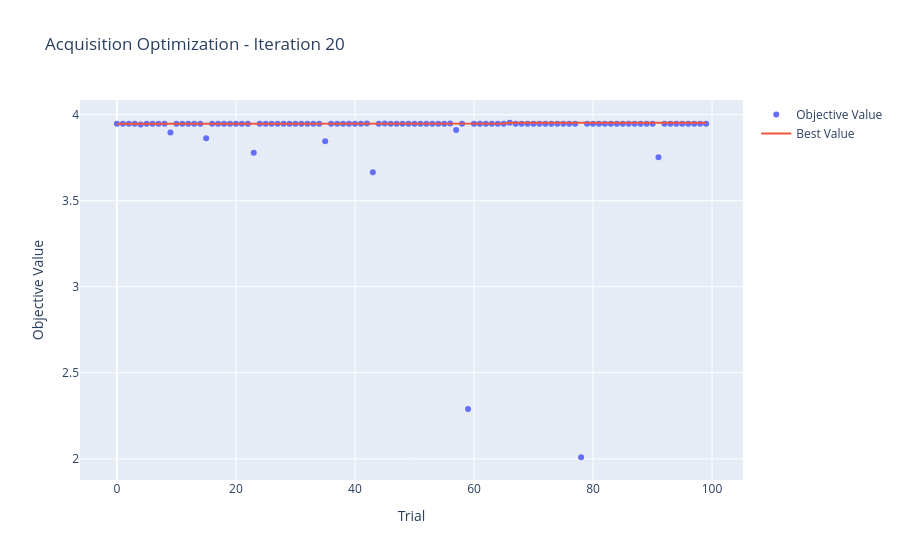

Write notebook code for a chart like this one.
### Markdown cell above
## Optuna Visualization Options

The Optuna-based optimizer exposes multiple visualization methods to analyze optimization behavior across both levels:
- **Acquisition Function Optimization**: How Optuna explores the GP's acquisition function landscape
- **Hyperparameter Optimization**: How Optuna adapts GP hyperparameters over iterations

Available plots:
1. **Optimization History** — Best value found over trials
2. **Parameter Importances** — Which parameters matter most
3. **Parallel Coordinates** — Parameter trade-offs and interactions
4. **Slice Plot** — Individual parameter impact on objective

### Code cell
# Visualization 1: Acquisition Function Optimization History
print("=" * 60)
print("ACQUISITION FUNCTION OPTIMIZATION ANALYSIS")
print("=" * 60)

# Plot optimization history for the most recent acquisition study
fig_acq_hist = optimizer_func2.plot_acquisition_optimization()
if fig_acq_hist:
    fig_acq_hist.show()
    print("\nShowing how Optuna's TPE sampler explores the acquisition function landscape")

### Figure 1 — Plotly figure (JSON) as saved in the notebook; plotly's stock layout.template omitted (floating-point values rounded to 4 significant figures)
{"data": [{"mode": "markers", "name": "Objective Value", "type": "scatter", "x": [0, 1, 2, 3, 4, 5, 6, 7, 8, 9, 10, 11, 12, 13, 14, 15, 16, 17, 18, 19, 20, 21, 22, 23, 24, 25, 26, 27, 28, 29, 30, 31, 32, 33, 34, 35, 36, 37, 38, 39, 40, 41, 42, 43, 44, 45, 46, 47, 48, 49, 50, 51, 52, 53, 54, 55, 56, 57, 58, 59, 60, 61, 62, 63, 64, 65, 66, 67, 68, 69, 70, 71, 72, 73, 74, 75, 76, 77, 78, 79, 80, 81, 82, 83, 84, 85, 86, 87, 88, 89, 90, 91, 92, 93, 94, 95, 96, 97, 98, 99], "y": [3.948, 3.948, 3.948, 3.948, 3.942, 3.948, 3.948, 3.948, 3.948, 3.897, 3.948, 3.948, 3.948, 3.948, 3.948, 3.863, 3.948, 3.948, 3.948, 3.948, 3.948, 3.948, 3.948, 3.779, 3.948, 3.948, 3.948, 3.948, 3.948, 3.948, 3.948, 3.948, 3.948, 3.948, 3.948, 3.846, 3.948, 3.948, 3.948, 3.948, 3.948, 3.948, 3.948, 3.665, 3.948, 3.948, 3.948, 3.948, 3.948, 3.948, 3.948, 3.948, 3.948, 3.948, 3.948, 3.948, 3.949, 3.91, 3.948, 2.289, 3.948, 3.948, 3.948, 3.948, 3.948, 3.948, 3.953, 3.948, 3.948, 3.948, 3.948, 3.948, 3.948, 3.948, 3.948, 3.948, 3.948, 3.948, 2.009, 3.948, 3.948, 3.948, 3.948, 3.948, 3.948, 3.948, 3.948, 3.948, 3.948, 3.948, 3.948, 3.753, 3.948, 3.948, 3.948, 3.948, 3.948, 3.948, 3.948, 3.948]}, {"mode": "lines", "name": "Best Value", "type": "scatter", "x": [0, 1, 2, 3, 4, 5, 6, 7, 8, 9, 10, 11, 12, 13, 14, 15, 16, 17, 18, 19, 20, 21, 22, 23, 24, 25, 26, 27, 28, 29, 30, 31, 32, 33, 34, 35, 36, 37, 38, 39, 40, 41, 42, 43, 44, 45, 46, 47, 48, 49, 50, 51, 52, 53, 54, 55, 56, 57, 58, 59, 60, 61, 62, 63, 64, 65, 66, 67, 68, 69, 70, 71, 72, 73, 74, 75, 76, 77, 78, 79, 80, 81, 82, 83, 84, 85, 86, 87, 88, 89, 90, 91, 92, 93, 94, 95, 96, 97, 98, 99], "y": [3.948, 3.948, 3.948, 3.948, 3.948, 3.948, 3.948, 3.948, 3.948, 3.948, 3.948, 3.948, 3.948, 3.948, 3.948, 3.948, 3.948, 3.948, 3.948, 3.948, 3.948, 3.948, 3.948, 3.948, 3.948, 3.948, 3.948, 3.948, 3.948, 3.948, 3.948, 3.948, 3.948, 3.948, 3.948, 3.948, 3.948, 3.948, 3.948, 3.948, 3.948, 3.948, 3.948, 3.948, 3.948, 3.948, 3.948, 3.948, 3.948, 3.948, 3.948, 3.948, 3.948, 3.948, 3.948, 3.948, 3.949, 3.949, 3.949, 3.949, 3.949, 3.949, 3.949, 3.949, 3.949, 3.949, 3.953, 3.953, 3.953, 3.953, 3.953, 3.953, 3.953, 3.953, 3.953, 3.953, 3.953, 3.953, 3.953, 3.953, 3.953, 3.953, 3.953, 3.953, 3.953, 3.953, 3.953, 3.953, 3.953, 3.953, 3.953, 3.953, 3.953, 3.953, 3.953, 3.953, 3.953, 3.953, 3.953, 3.953]}, {"marker": {"color": "#cccccc"}, "mode": "markers", "name": "Infeasible Trial", "showlegend": false, "type": "scatter", "x": [], "y": []}], "layout": {"title": {"text": "Acquisition Optimization - Iteration 20"}, "xaxis": {"title": {"text": "Trial"}}, "yaxis": {"title": {"text": "Objective Value"}}}}
